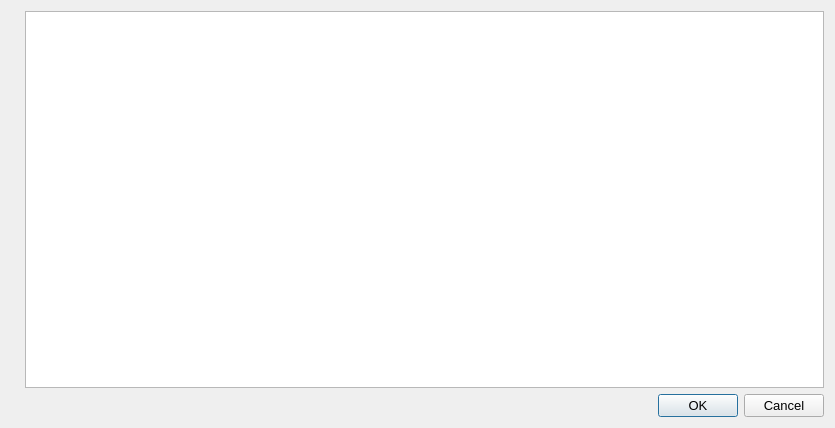
<?xml version="1.0" encoding="UTF-8"?>
<ui version="4.0">
 <class>Tos</class>
 <widget class="QDialog" name="Tos">
  <property name="geometry">
   <rect>
    <x>0</x>
    <y>0</y>
    <width>835</width>
    <height>428</height>
   </rect>
  </property>
  <property name="font">
   <font>
    <pointsize>10</pointsize>
   </font>
  </property>
  <property name="windowTitle">
   <string notr="true">AXEL Wallet User Agreement</string>
  </property>
  <layout class="QHBoxLayout" name="horizontalLayout_2">
   <item>
    <widget class="QLabel" name="graphic">
     <property name="sizePolicy">
      <sizepolicy hsizetype="Preferred" vsizetype="Preferred">
       <horstretch>0</horstretch>
       <verstretch>0</verstretch>
      </sizepolicy>
     </property>
     <property name="pixmap">
      <pixmap resource="../axel.qrc">:/images/about</pixmap>
     </property>     
    </widget>
   </item>
   <item>
    <layout class="QVBoxLayout" name="verticalLayout">
     <item>
      <widget class="QTextBrowser" name="tosMessage">
       <property name="readOnly">
        <bool>true</bool>
       </property>
       <property name="openExternalLinks">
         <bool>true</bool>
       </property>       
      </widget>
     </item>
     <item>
      <widget class="QDialogButtonBox" name="okButton">
       <property name="orientation">
        <enum>Qt::Horizontal</enum>
       </property>
       <property name="standardButtons">
        <set>QDialogButtonBox::Cancel|QDialogButtonBox::Ok</set>
       </property>
      </widget>
     </item>
    </layout>
   </item>
  </layout>
 </widget>
 <resources>
  <include location="../axel.qrc"/>
 </resources>
 <connections>
  <connection>
   <sender>okButton</sender>
   <signal>accepted()</signal>
   <receiver>Tos</receiver>
   <slot>accept()</slot>
   <hints>
    <hint type="sourcelabel">
     <x>20</x>
     <y>20</y>
    </hint>
    <hint type="destinationlabel">
     <x>20</x>
     <y>20</y>
    </hint>
   </hints>
  </connection>
  <connection>
   <sender>okButton</sender>
   <signal>rejected()</signal>
   <receiver>Tos</receiver>
   <slot>reject()</slot>
   <hints>
    <hint type="sourcelabel">
     <x>20</x>
     <y>20</y>
    </hint>
    <hint type="destinationlabel">
     <x>20</x>
     <y>20</y>
    </hint>
   </hints>
  </connection>
 </connections>
</ui>
